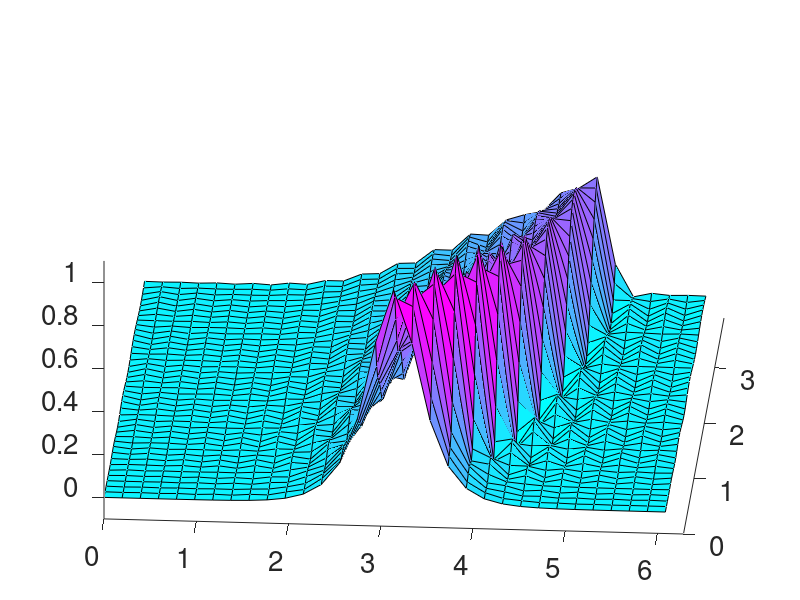
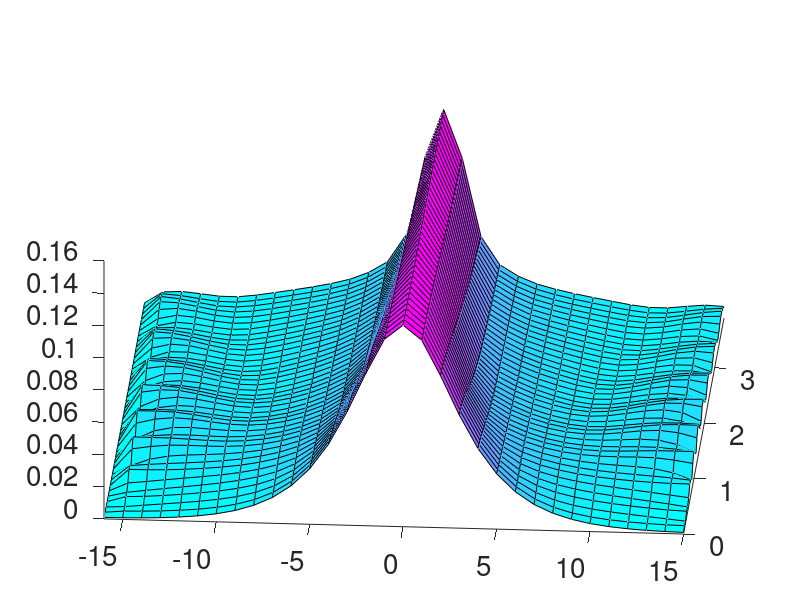

Here is the MATLAB script that generated these plots, in order: (Note: this script raises an error after producing the figures.)
% solving u_t=nu*u_xx+u-u_x u by semi-implicit time stepping via FFT 
n=32; dx=2*pi/n; x=0:dx:2*pi-dx; u0=1./cosh(4*(x-pi)); nu=0.01; h=0.01; 
ist=10; tn=40; tmax=h*(tn-1)*ist;t=0; % ist=inner-steps, tn=plot-steps
nv = fftshift(-n/2:1:n/2-1);mu=1./(1+nv.^2*h*nu); 
kv=zeros(1,n); % holds F-multipliers for spectral differentiation
for k=1:n/2-1; km=1i*k;kv(k+1)=km; kv(n+1-k)=-km; end
tv=0:h*ist:h*(tn-1)*ist; [X,T]=meshgrid(x,tv); [N,T]=meshgrid(-n/2:n/2-1,tv);
ua=zeros(tn,n); ua(1,:)=u0; u=u0; % ua holds u(x,t) for plotting 
uh=fft(u); uha=zeros(tn,n); uha(1,:)=abs(fftshift(uh)); % for plotting FT
for i=2:tn
    for j=1:ist 
    fh=fft(-0.5*u.*u);
    %fh=-0.5*aap(uh,uh); % anti-aliasing 
    uh=mu.*(uh+h*kv.*fh);u=ifft(uh);
    end
    ua(i,:)=real(u);uha(i,:)=abs(fftshift(uh));t=t+ist*h;
end
figure(1);clf;surf(X,T,ua);set(gca,'FontSize',20);colormap cool;
axis([0 2*pi 0 tmax -0.1 1.1]);view(4,40), grid off
figure(2);clf;surf(N,T,uha/n);set(gca,'FontSize',20);colormap cool;
axis([-n/2 n/2-1 0 tmax]);view(4,40), grid off
% long-time behaviour
more=1;more=ask('longer time? (Y/n)',more);
while more==1
for i=1:100; fh=fft(-0.5*u.*u); uh=mu.*(uh+h*kv.*fh);u=ifft(uh); end
figure(3);clf;plot(x,real(u),x,abs(fftshift(uh))/n,'-o');
t=t+100*h;title(['t= ',num2str(t)]);more=ask('longer time? (Y/n)',more);
end

